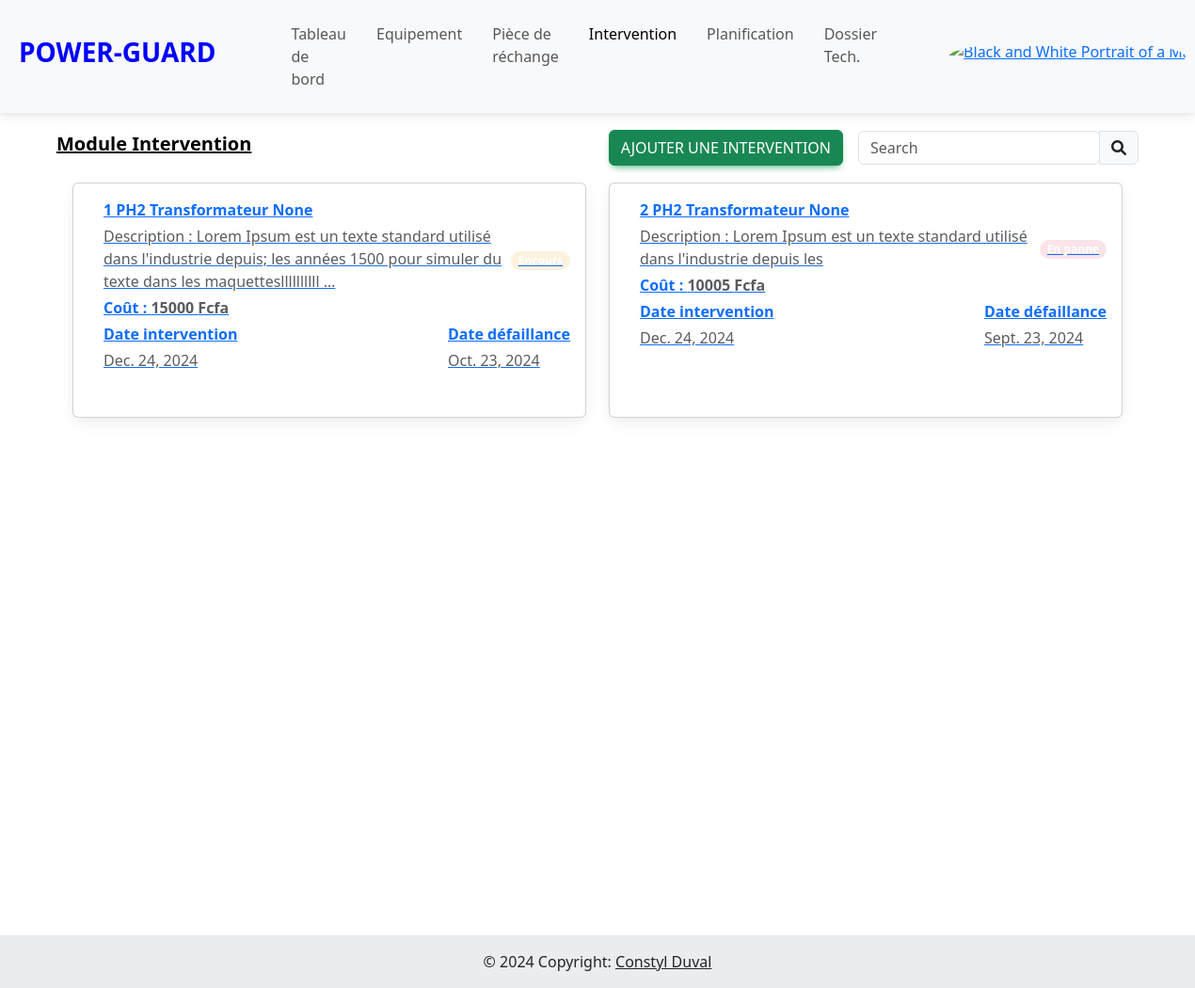
/intervention (signed in), run on the app's committed database.
### eneo_pages/models.py (models this page shows)
class Intervention(models.Model):
    STATUS = [
        ("En panne", "En panne"),
        ("Encours", "Encours de dépannage"),
        ("Rétablir", "Rétablir"),
    ]
    TYPE = [
        ("Corrective", "Intervention corrective"),
        ("Preventive", "Intervention preventive")
    ]
    equipement = models.ForeignKey(Equipement, on_delete=models.CASCADE)
    type_intervention = models.CharField(max_length=100, choices=TYPE, default="Corrective")
    interval_intervention = models.IntegerField(default=0)
    date_intervention=models.DateField()
    date_defaillance=models.DateField()
    description = models.TextField(blank=True, null=True)
    tache_maintenance = models.TextField(blank=True, null=True)
    action_correctives = models.TextField(blank=True, null=True)
    causes_profondes = models.TextField(blank=True, null=True)
    responsable = models.CharField(max_length=100, blank=True, null=True)
    status = models.CharField(max_length=100, choices=STATUS)
    sécurité = models.TextField(blank=True, null=True)
    coût = models.IntegerField()
    coût_materiel = models.IntegerField(default=0)
    coût_main_oeuvre  = models.IntegerField(default=0)
    date_création=models.DateTimeField(auto_now_add=True)
    date_modification=models.DateTimeField(auto_now=True)
    def __str__(self):
        return "{} {}".format(self.id, self.equipement)

class Equipement(models.Model):
    TYPE_EQUIPE = [
        ("Disjoncteur", "Disjoncteur",),
        ("Transformateur", "Transformateur"),
    ]
    centrale = models.ForeignKey(Centrale, on_delete=models.CASCADE)
    nom = models.CharField(max_length=100)
    type_equipement = models.CharField(max_length=100, choices=TYPE_EQUIPE)
    numero_serie=models.CharField(max_length=100, blank=True, null=True)
    modèle = models.CharField(max_length=100)
    marque = models.CharField(max_length=100)
    puissance = models.FloatField()
    fréquence = models.FloatField()
    date_installation = models.DateField()
    fonction = models.CharField(max_length=100, blank=True, null=True)
    emplacement_couplage = models.CharField(max_length=100, blank=True, null=True)
    regleur_en_chargeur = models.CharField(max_length=100, blank=True, null=True)
    mode_de_fonctionnement = models.CharField(max_length=100, blank=True, null=True)
    technique_de_coupure = models.CharField(max_length=100, blank=True, null=True)
    pouvoir_de_coupure = models.CharField(max_length=100, blank=True, null=True)
    pression_gaz_nombre_de_pôle  = models.CharField(max_length=100, blank=True, null=True)
    courant_nominal_en_service_continu = models.CharField(max_length=100, blank=True, null=True)
    numero_service = models.CharField(max_length=100, blank=True, null=True)
    tension_assigne = models.CharField(max_length=100, blank=True, null=True)
    pouvoir_de_coupure_nominal_court_circuit = models.CharField(max_length=100, blank=True, null=True)
    pouvoir_de_fermeture_nominal_court_circuit  = models.CharField(max_length=100, blank=True, null=True)
    date_création=models.DateTimeField(auto_now_add=True)
    date_modification=models.DateTimeField(auto_now=True)
    def __str__(self):
        return "{} {} {}".format(self.nom, self.type_equipement, self.numero_serie)

### eneo_pages/views.py (the view)
# urls.py: path("intervention", views.intervention, name="intervention"),
@login_required
def intervention(request):
    context = {}
    q = request.GET.get("q")
    User = get_user_model()  # Get the custom user model
    user = request.user  # Get the currently logged-in user
    if user.section == 'DISJONCTEUR':
        base_queryset = Intervention.objects.filter(equipement__type_equipement='Disjoncteur')
    elif user.section == 'TRANSFORMATEUR':
        base_queryset = Intervention.objects.filter(equipement__type_equipement='Transformateur')
    else:
        base_queryset = Intervention.objects.all()
    if q:
        s = InterventionDocument.search().query(
            ESQ("multi_match",
                query=q,
                fields=['type_intervention', 'responsable', 'status', 'description', 'tache_maintenance', 'action_correctives', 'causes_profondes']
            )
        )
        es_results = s.to_queryset()
        db_results = base_queryset.filter(
            Q(type_intervention__icontains=q) |
            Q(responsable__icontains=q) |
            Q(status__icontains=q) |
            Q(description__icontains=q) |
            Q(tache_maintenance__icontains=q) |
            Q(action_correctives__icontains=q) |
            Q(causes_profondes__icontains=q)
        )
        liste_intervention = (es_results & base_queryset) | db_results
    else:
        liste_intervention = base_queryset
    context["liste_intervention"] = liste_intervention.distinct()
    return render(request, "pages/intervention/intervention.html", context)

### eneo_pages/context_processor.py (called while the page is built)
def piece_rechange(request):
    return{'piece_rechange': Session(request)}

### eneo_pages/templates/pages/intervention/intervention.html
{% extends "../../base/base.html" %}
{% load static %}
{% block body %}
    {% url 'ajouter_intervention' as ajouter_intervention_url %}
    {% include "../../base/navbar2.html" with title='<a href="#" style="color: black;">Module Intervention</a>' button='<button type="button" hx-get="'|add:ajouter_intervention_url|add:'" hx-target="#dialog" class="btn btn-success me-3">Ajouter une intervention</button>' %}
    <div class="container vh-100">
        <div class="row">
          {% if liste_intervention %}
            {% for intervention in liste_intervention %}
            <div class="col-xl-6 mb-4">
              <div class="card fade-out-up" style="height: 250px;">
                <a href="{% url 'detail_intervention' intervention.id %}" hx-get="{% url 'detail_intervention' intervention.id %}" hx-target="#dialog" hx-swap="innerHTML" data-mdb-toggle="modal" data-mdb-target="#InterventionModal">
                    <div class="card-body">
                        <div class="d-flex justify-content-between align-items-center">
                          <div class="d-flex align-items-center">
                            <div class="ms-3">
                              <p class="fw-bold mb-1">{{intervention}}</p>
                              <p class="text-muted mb-1">Description : {{intervention.description|truncatewords:20}}</p>
                              <p class="fw-bold mb-1">Coût : <span class="text-muted">{{intervention.coût}} Fcfa</span> </p>
                            </div>
                          </div>
                          <span class="badge rounded-pill {% if intervention.status == 'Encours' %}badge-warning{% elif intervention.status == 'Rétablir' %}badge-success{% elif intervention.status == 'En panne' %}badge-danger{% else %}badge-secondary{% endif %}">{{intervention.status}}</span>
                        </div>
                        <div class="d-flex justify-content-between align-items-center ms-3">
                          <div>
                              <p class="fw-bold mb-1">Date intervention</p>
                              <p class="text-muted mb-0">{{intervention.date_intervention}}</p>
                          </div>
                          <div>
                              <p class="fw-bold mb-1">Date défaillance</p>
                              <p class="text-muted mb-0">{{intervention.date_defaillance}}</p>
                          </div>
                        </div>
                    </div>
                </a>
              </div>
            </div>
            {% endfor %}
            {% else %}
            <div class="text-center">
              <img src="{% static 'img/empty.gif' %}" alt="" style="height: 200px; width: 200px;" srcset="">
              <p colspan="9">Aucune intervention disponible.</p>
            </div>
          {% endif %}
        </div>
    </div>
{% endblock %}

### eneo_pages/templates/base/base.html (style rules this page uses)
.card { transition: transform 0.3s; }

### data on the page
Intervention: id+equipement "1 PH2 Transformateur None", description "Lorem Ipsum est un texte standard utilisé dans l'industrie depuis; les années 1500 pour simuler du texte dans les maquettesllllllllll …", coût "15000", status "Encours", date_intervention "Dec. 24, 2024", date_defaillance "Oct. 23, 2024"
Intervention: id+equipement "2 PH2 Transformateur None", description "Lorem Ipsum est un texte standard utilisé dans l'industrie depuis les", coût "10005", status "En panne", date_intervention "Dec. 24, 2024", date_defaillance "Sept. 23, 2024"

### other printed values
{{ title|escape }} "Module Intervention"
{{ button|safe }} "AJOUTER UNE INTERVENTION"
